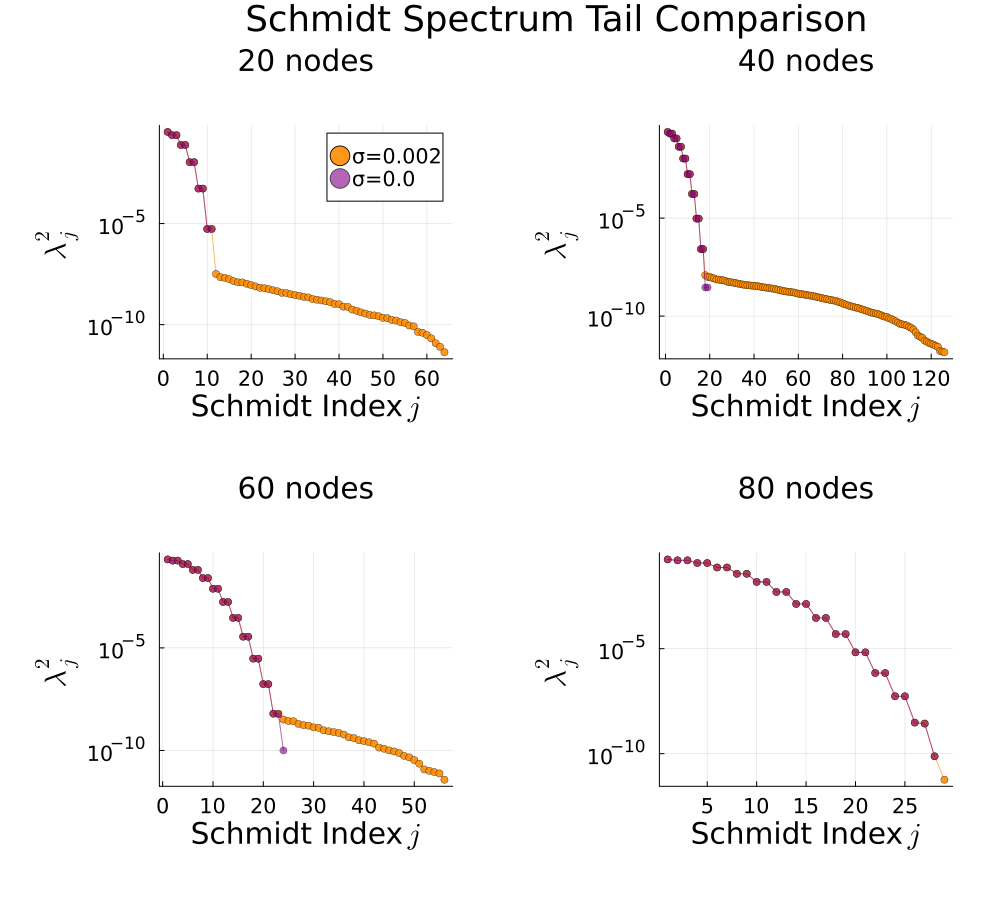

Recreate this plot in Julia.
using JLD2, Plots, LaTeXStrings

file_00 = joinpath(@__DIR__, "full_ent_spec_data_0.0.jld2")
file_002 = joinpath(@__DIR__, "full_ent_spec_data_0.002.jld2")
output_file = joinpath(@__DIR__, "full_ent_spec_plot_tail_2x2.png")

d00 = JLD2.load(file_00)
d002 = JLD2.load(file_002)
r00 = d00["entanglement_spectrum_results"]
r002 = d002["entanglement_spectrum_results"]
sigma_00, sigma_002 = d00["σ_val"], d002["σ_val"]

target_N = [20, 40, 60, 80]
fnt_title, fnt_guide, fnt_tick, fnt_legend = 24, 20, 14, 14

p = plot(
    layout = (2, 2),
    size = (1000, 900),
    plot_title = "Schmidt Spectrum Tail Comparison",
    plot_titlefontsize = fnt_title,
    legend = :topright,
    legendfontsize = fnt_legend,
    margin = 10Plots.mm
)

for (i, N) in enumerate(target_N)
    v00 = haskey(r00, N) ? sort(r00[N] .^ 2, rev=true) : nothing
    v002 = haskey(r002, N) ? sort(r002[N] .^ 2, rev=true) : nothing

    label_00 = (i == 1) ? "σ=$sigma_00" : ""
    label_002 = (i == 1) ? "σ=$sigma_002" : ""

    # Plot for sigma = 0.002 (Orange Circles)
    if v002 !== nothing
        mask = v002 .> 1e-12
        plot!(p, subplot=i, (1:length(v002))[mask], v002[mask], 
            seriestype=:path, color=:darkorange, alpha=0.6, label="")

        plot!(p, subplot=i, (1:length(v002))[mask], v002[mask], 
            seriestype=:scatter, markershape=:circle, markersize=4, 
            markerstrokewidth=0.2, markerstrokecolor=:black,
            color=:darkorange, alpha=0.9, label=label_002)
    end

    # Plot for sigma = 0.0 (Purple Squares)
    if v00 !== nothing
        mask = v00 .> 1e-12
        plot!(p, subplot=i, (1:length(v00))[mask], v00[mask], 
            seriestype=:path, color=:purple, alpha=0.6, label="")

        plot!(p, subplot=i, (1:length(v00))[mask], v00[mask], 
            seriestype=:scatter, markershape=:circle, markersize=4, 
            markerstrokewidth=0.2, markerstrokecolor=:black,
            color=:purple, alpha=0.6, label=label_00)
    end

    plot!(p, subplot=i, title = "$N nodes", titlefontsize = fnt_guide,
        xlabel = "Schmidt Index" * L"\: j", ylabel = L"λ_j^2 ",
        guidefontsize = fnt_guide, tickfontsize = fnt_tick,
        yaxis = :log10, framestyle = :axes, 
        grid = true, gridalpha = 0.15)
end

savefig(p, output_file)
println("Refined plot saved to $output_file")
